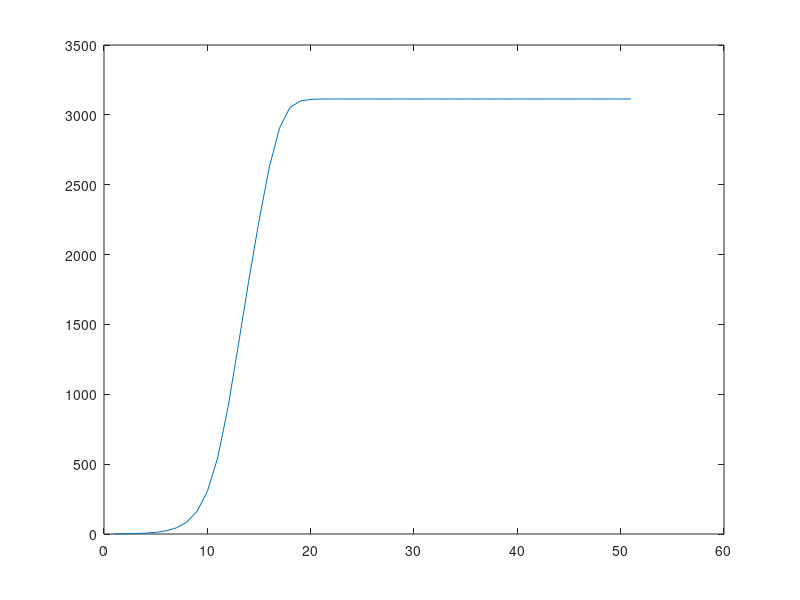

The MATLAB source for this figure:
clear all
sz = 5; #size of mesh
beta = 0.6; #infection coeff.
gama = 0.2;  #recovery coeff.
tau = 0.2   #movement b/t nodes coeff.
I = zeros(sz);
I(1,1) = 1;   #initial condition for infection
S = floor(100.*(rand(sz)+1));  #initial suceptible people
N = I+S;  # population across grid

#For plotting
N_tot = sum(sum(N));  
I_tot = sum(sum(I));
S_tot = sum(sum(S));

dt = 1;
final_time = 50;
numsteps = final_time/dt


I_neibs = zeros(sz);
for t = 1:numsteps
    #Creating the Matrix for infected neighbors
    I_neibs(1,1) = I(1,2) + I(2,1);
    I_neibs(1,sz) = I(1,sz-1) + I(2,sz);
    I_neibs(sz,1) = I(sz,2) + I(sz-1,1);
    I_neibs(sz,sz) = I(sz-1,sz) + I(sz,sz-1);
    I_neibs(1,2:sz-1) = I(1,1:sz-2)+I(1,3:sz) + I(2,2:sz-1); 
    I_neibs(sz,2:sz-1) = I(sz,1:sz-2)+I(sz,3:sz) + I(sz-1,2:sz-1);
    I_neibs(2:sz-1,1) = I(1:sz-2,1)+I(3:sz,1) + I(2:sz-1,2);
    I_neibs(2:sz-1,sz) = I(1:sz-2,sz)+I(3:sz,sz) + I(2:sz-1,sz-1);
    for i = 2:sz-1
        for j = 2:sz-1
            I_neibs(i,j) = I(i+1,j) + I(i-1,j) + I(i,j+1) + I(i,j-1);
        end
    end
    
    #Solving the ODE
    dsdt = -beta.*(I.*S./N) + gama.*I - tau.*(I_neibs.*S./N);
    didt = beta.*(I.*S./N) - gama.*I +  tau.*(I_neibs.*S./N);
    I = I + didt.*dt;
    S = S + dsdt.*dt;
    for i = 1:sz
        for j = 1:sz
            if I(i,j) > N(i,j)-1
                S(i,j) = 0
                I(i,j) = N(i,j)
            end
        end
    end
    
    
    #Make sure the system is clsoed

    
    #For plotting
    I_tot = [I_tot, sum(sum(I))];
    S_tot = [S_tot, sum(sum(S))];
end

plot(I_tot)
